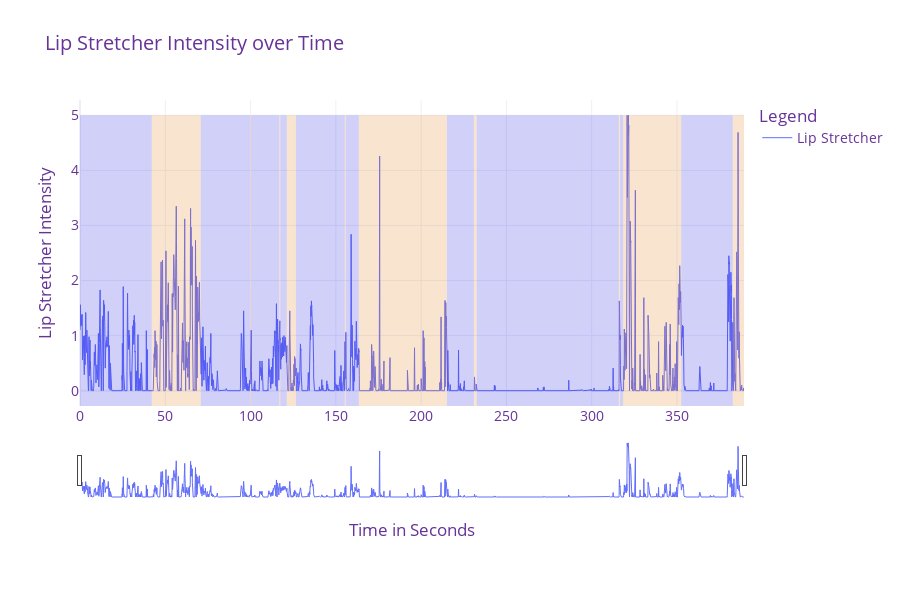

Write notebook code for a chart like this one.
### Code cell
# Create figure
fig = go.Figure()

# Add traces
fig.add_trace(go.Scatter(
    x=df[' timestamp'],
    y=df[d_swap[facial_action]],
    name=facial_action
))

fig.update_layout(
    title='{} Intensity over Time'.format(facial_action),
    legend_title="Legend",
    font=dict(
        size=14,
        color="RebeccaPurple"
    )
)

# style all the traces
fig.update_traces(
    line={"width": 1},
    mode="lines",
    showlegend=True
)

fig.update_xaxes(title_text='Time in Seconds')
fig.update_yaxes(title_text='{} Intensity'.format(facial_action))


# Add shapes
fig.update_layout(
    shapes=[
        dict(
            fillcolor="rgba(29, 22, 224, 0.2)",
            line={"width": 0},
            type="rect",
            x0=0,
            x1=al['Column6'][0],
            xref="x",
            y0=0,
            y1=0.95,
            yref="paper"
        ),
        dict(
            fillcolor="rgba(224, 123, 22, 0.2)",
            line={"width": 0},
            type="rect",
            x0=al['Column6'][0],
            x1=al['Column6'][1],
            xref="x",
            y0=0,
            y1=0.95,
            yref="paper"
        ),
        dict(
            fillcolor="rgba(29, 22, 224, 0.2)",
            line={"width": 0},
            type="rect",
            x0=al['Column6'][1],
            x1=al['Column6'][2],
            xref="x",
            y0=0,
            y1=0.95,
            yref="paper"
        ),
        dict(
            fillcolor="rgba(224, 123, 22, 0.2)",
            line={"width": 0},
            type="rect",
            x0=al['Column6'][2],
            x1=al['Column6'][3],
            xref="x",
            y0=0,
            y1=0.95,
            yref="paper"
        ),
        dict(
            fillcolor="rgba(29, 22, 224, 0.2)",
            line={"width": 0},
            type="rect",
            x0=al['Column6'][3],
            x1=al['Column6'][4],
            xref="x",
            y0=0,
            y1=0.95,
            yref="paper"
        ),
        dict(
            fillcolor="rgba(224, 123, 22, 0.2)",
            line={"width": 0},
            type="rect",
            x0=al['Column6'][4],
            x1=al['Column6'][5],
            xref="x",
            y0=0,
            y1=0.95,
            yref="paper"
        ),
         dict(
            fillcolor="rgba(29, 22, 224, 0.2)",
            line={"width": 0},
            type="rect",
            x0=al['Column6'][5],
            x1=al['Column6'][6],
            xref="x",
            y0=0,
            y1=0.95,
            yref="paper"
        ),
        dict(
            fillcolor="rgba(224, 123, 22, 0.2)",
            line={"width": 0},
            type="rect",
            x0=al['Column6'][6],
            x1=al['Column6'][7],
            xref="x",
            y0=0,
            y1=0.95,
            yref="paper"
        ),
        dict(
            fillcolor="rgba(29, 22, 224, 0.2)",
            line={"width": 0},
            type="rect",
            x0=al['Column6'][7],
            x1=al['Column6'][8],
            xref="x",
            y0=0,
            y1=0.95,
            yref="paper"
        ),
        dict(
            fillcolor="rgba(224, 123, 22, 0.2)",
            line={"width": 0},
            type="rect",
            x0=al['Column6'][8],
            x1=al['Column6'][9],
            xref="x",
            y0=0,
            y1=0.95,
            yref="paper"
        ),
        dict(
            fillcolor="rgba(29, 22, 224, 0.2)",
            line={"width": 0},
            type="rect",
            x0=al['Column6'][9],
            x1=al['Column6'][10],
            xref="x",
            y0=0,
            y1=0.95,
            yref="paper"
        ),
        dict(
            fillcolor="rgba(224, 123, 22, 0.2)",
            line={"width": 0},
            type="rect",
            x0=al['Column6'][10],
            x1=al['Column6'][11],
            xref="x",
            y0=0,
            y1=0.95,
            yref="paper"
        ),
        dict(
            fillcolor="rgba(29, 22, 224, 0.2)",
            line={"width": 0},
            type="rect",
            x0=al['Column6'][11],
            x1=al['Column6'][12],
            xref="x",
            y0=0,
            y1=0.95,
            yref="paper"
        ),
        dict(
            fillcolor="rgba(224, 123, 22, 0.2)",
            line={"width": 0},
            type="rect",
            x0=al['Column6'][12],
            x1=al['Column6'][13],
            xref="x",
            y0=0,
            y1=0.95,
            yref="paper"
        ),
        dict(
            fillcolor="rgba(29, 22, 224, 0.2)",
            line={"width": 0},
            type="rect",
            x0=al['Column6'][13],
            x1=al['Column6'][14],
            xref="x",
            y0=0,
            y1=0.95,
            yref="paper"
        ),
        dict(
            fillcolor="rgba(224, 123, 22, 0.2)",
            line={"width": 0},
            type="rect",
            x0=al['Column6'][14],
            x1=al['Column6'][15],
            xref="x",
            y0=0,
            y1=0.95,
            yref="paper"
        ),
        dict(
            fillcolor="rgba(29, 22, 224, 0.2)",
            line={"width": 0},
            type="rect",
            x0=al['Column6'][15],
            x1=al['Column6'][16],
            xref="x",
            y0=0,
            y1=0.95,
            yref="paper"
        ),
        dict(
            fillcolor="rgba(224, 123, 22, 0.2)",
            line={"width": 0},
            type="rect",
            x0=al['Column6'][16],
            x1=al['Column6'][17],
            xref="x",
            y0=0,
            y1=0.95,
            yref="paper"
        ),
        dict(
            fillcolor="rgba(29, 22, 224, 0.2)",
            line={"width": 0},
            type="rect",
            x0=al['Column6'][17],
            x1=al['Column6'][18],
            xref="x",
            y0=0,
            y1=0.95,
            yref="paper"
        ),
        dict(
            fillcolor="rgba(224, 123, 22, 0.2)",
            line={"width": 0},
            type="rect",
            x0=al['Column6'][18],
            x1=al['Column6'][19],
            xref="x",
            y0=0,
            y1=0.95,
            yref="paper"
        )
    ]
)

fig.update_layout(
    xaxis=dict(
        autorange=True,
        range=[0, 389],
        rangeslider=dict(
            autorange=True,
            range=[0, 389]
        ),
    )
)

fig.update_layout(
    dragmode="zoom",
    hovermode="x",
    legend=dict(traceorder="reversed"),
    height=600,
    template="plotly_white",
    margin=dict(
        t=100,
        b=100
    ),
)

fig.show()

### Figure 1 — Plotly figure (JSON) as saved in the notebook; plotly's stock layout.template omitted (floating-point values rounded to 4 significant figures; data arrays with more than 128 entries replaced by an {"elided": "..."} marker saying what was removed)
{"data": [{"line": {"width": 1}, "mode": "lines", "name": "Lip Stretcher", "showlegend": true, "type": "scatter", "x": {"elided": "9730 float values"}, "y": {"elided": "9730 float values"}}], "layout": {"dragmode": "zoom", "font": {"color": "RebeccaPurple", "size": 14}, "height": 600, "hovermode": "x", "legend": {"title": {"text": "Legend"}, "traceorder": "reversed"}, "margin": {"b": 100, "t": 100}, "shapes": [{"fillcolor": "rgba(29, 22, 224, 0.2)", "line": {"width": 0}, "type": "rect", "x0": 0, "x1": 42.06, "xref": "x", "y0": 0, "y1": 0.95, "yref": "paper"}, {"fillcolor": "rgba(224, 123, 22, 0.2)", "line": {"width": 0}, "type": "rect", "x0": 42.06, "x1": 70.79, "xref": "x", "y0": 0, "y1": 0.95, "yref": "paper"}, {"fillcolor": "rgba(29, 22, 224, 0.2)", "line": {"width": 0}, "type": "rect", "x0": 70.79, "x1": 99.72, "xref": "x", "y0": 0, "y1": 0.95, "yref": "paper"}, {"fillcolor": "rgba(224, 123, 22, 0.2)", "line": {"width": 0}, "type": "rect", "x0": 99.72, "x1": 100.3, "xref": "x", "y0": 0, "y1": 0.95, "yref": "paper"}, {"fillcolor": "rgba(29, 22, 224, 0.2)", "line": {"width": 0}, "type": "rect", "x0": 100.3, "x1": 116.9, "xref": "x", "y0": 0, "y1": 0.95, "yref": "paper"}, {"fillcolor": "rgba(224, 123, 22, 0.2)", "line": {"width": 0}, "type": "rect", "x0": 116.9, "x1": 117.5, "xref": "x", "y0": 0, "y1": 0.95, "yref": "paper"}, {"fillcolor": "rgba(29, 22, 224, 0.2)", "line": {"width": 0}, "type": "rect", "x0": 117.5, "x1": 121.3, "xref": "x", "y0": 0, "y1": 0.95, "yref": "paper"}, {"fillcolor": "rgba(224, 123, 22, 0.2)", "line": {"width": 0}, "type": "rect", "x0": 121.3, "x1": 126.6, "xref": "x", "y0": 0, "y1": 0.95, "yref": "paper"}, {"fillcolor": "rgba(29, 22, 224, 0.2)", "line": {"width": 0}, "type": "rect", "x0": 126.6, "x1": 155.3, "xref": "x", "y0": 0, "y1": 0.95, "yref": "paper"}, {"fillcolor": "rgba(224, 123, 22, 0.2)", "line": {"width": 0}, "type": "rect", "x0": 155.3, "x1": 155.8, "xref": "x", "y0": 0, "y1": 0.95, "yref": "paper"}, {"fillcolor": "rgba(29, 22, 224, 0.2)", "line": {"width": 0}, "type": "rect", "x0": 155.8, "x1": 163.5, "xref": "x", "y0": 0, "y1": 0.95, "yref": "paper"}, {"fillcolor": "rgba(224, 123, 22, 0.2)", "line": {"width": 0}, "type": "rect", "x0": 163.5, "x1": 215.1, "xref": "x", "y0": 0, "y1": 0.95, "yref": "paper"}, {"fillcolor": "rgba(29, 22, 224, 0.2)", "line": {"width": 0}, "type": "rect", "x0": 215.1, "x1": 230.9, "xref": "x", "y0": 0, "y1": 0.95, "yref": "paper"}, {"fillcolor": "rgba(224, 123, 22, 0.2)", "line": {"width": 0}, "type": "rect", "x0": 230.9, "x1": 232.6, "xref": "x", "y0": 0, "y1": 0.95, "yref": "paper"}, {"fillcolor": "rgba(29, 22, 224, 0.2)", "line": {"width": 0}, "type": "rect", "x0": 232.6, "x1": 315.9, "xref": "x", "y0": 0, "y1": 0.95, "yref": "paper"}, {"fillcolor": "rgba(224, 123, 22, 0.2)", "line": {"width": 0}, "type": "rect", "x0": 315.9, "x1": 316.6, "xref": "x", "y0": 0, "y1": 0.95, "yref": "paper"}, {"fillcolor": "rgba(29, 22, 224, 0.2)", "line": {"width": 0}, "type": "rect", "x0": 316.6, "x1": 318.4, "xref": "x", "y0": 0, "y1": 0.95, "yref": "paper"}, {"fillcolor": "rgba(224, 123, 22, 0.2)", "line": {"width": 0}, "type": "rect", "x0": 318.4, "x1": 352.5, "xref": "x", "y0": 0, "y1": 0.95, "yref": "paper"}, {"fillcolor": "rgba(29, 22, 224, 0.2)", "line": {"width": 0}, "type": "rect", "x0": 352.5, "x1": 382.7, "xref": "x", "y0": 0, "y1": 0.95, "yref": "paper"}, {"fillcolor": "rgba(224, 123, 22, 0.2)", "line": {"width": 0}, "type": "rect", "x0": 382.7, "x1": 389.3, "xref": "x", "y0": 0, "y1": 0.95, "yref": "paper"}], "title": {"text": "Lip Stretcher Intensity over Time"}, "xaxis": {"autorange": true, "range": [0, 389], "rangeslider": {"autorange": true, "range": [0, 389]}, "title": {"text": "Time in Seconds"}}, "yaxis": {"title": {"text": "Lip Stretcher Intensity"}}}}
